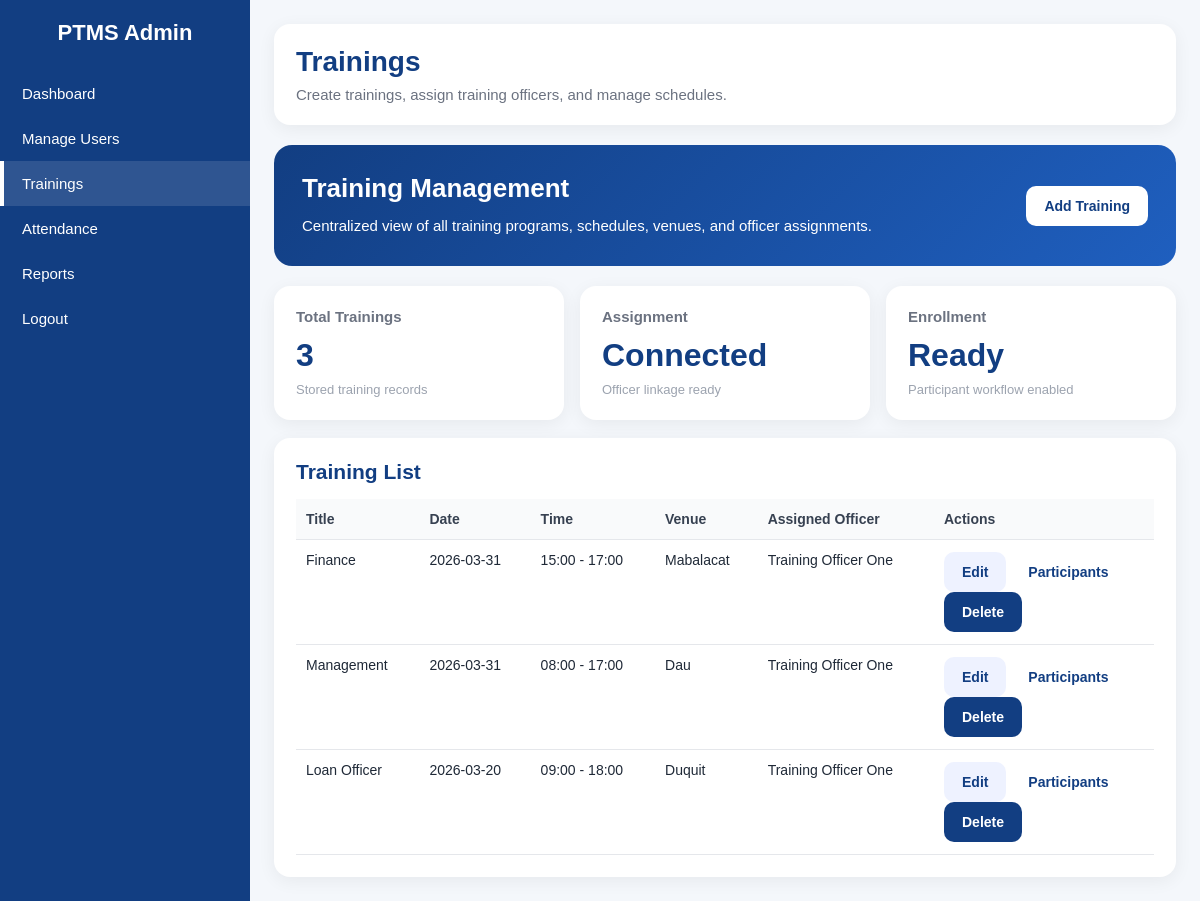
Page /modules/trainings.php (signed in) on the committed database.
### tables this page shows
CREATE TABLE `trainings` (
  `id` int(11) NOT NULL,
  `title` varchar(180) NOT NULL,
  `description` text DEFAULT NULL,
  `schedule_date` date NOT NULL,
  `start_time` time NOT NULL,
  `end_time` time NOT NULL,
  `venue` varchar(180) DEFAULT NULL,
  `trainer_user_id` int(11) DEFAULT NULL,
  `capacity` int(11) NOT NULL DEFAULT 20,
  `created_by` int(11) DEFAULT NULL,
  `created_at` timestamp NOT NULL DEFAULT current_timestamp()
);

### modules/trainings.php (the view, shortened to what this page needs)
<?php
require_once __DIR__ . '/../config/db.php';
$trainings = $conn->query("
    SELECT
        t.*,
        COALESCE(u.full_name, 'Unassigned') AS trainer_name
    FROM trainings t
    LEFT JOIN users u ON u.id = t.trainer_user_id
    ORDER BY t.schedule_date DESC, t.start_time DESC
");
$totalTrainings = 0;
$countTrainings = $conn->query("SELECT COUNT(*) AS total FROM trainings");
if ($countTrainings && $row = $countTrainings->fetch_assoc()) {
    $totalTrainings = (int)($row['total'] ?? 0);
}
include __DIR__ . '/../includes/header.php';
include __DIR__ . '/../includes/sidebar.php';
?>
<div class="topbar">
    <div class="page-title">
        <h1>Trainings</h1>
        <p>Create trainings, assign training officers, and manage schedules.</p>
    </div>
</div>
<div class="hero-panel">
    <div>
        <h2>Training Management</h2>
        <p>Centralized view of all training programs, schedules, venues, and officer assignments.</p>
    </div>
    <div class="actions">
        <button class="btn btn-primary" data-modal-target="#addTrainingModal">Add Training</button>
    </div>
</div>
<div class="grid-3">
    <div class="stat-card">
        <h3>Total Trainings</h3>
        <strong><?= $totalTrainings; ?></strong>
        <span>Stored training records</span>
    </div>
    <div class="stat-card">
        <h3>Assignment</h3>
        <strong>Connected</strong>
        <span>Officer linkage ready</span>
    </div>
    <div class="stat-card">
        <h3>Enrollment</h3>
        <strong>Ready</strong>
        <span>Participant workflow enabled</span>
    </div>
</div>
<div class="table-card section-space">
    <h2>Training List</h2>
    <div class="table-wrap">
        <table>
            <thead>
                <tr>
                    <th>Title</th>
                    <th>Date</th>
                    <th>Time</th>
                    <th>Venue</th>
                    <th>Assigned Officer</th>
                    <th style="width: 220px;">Actions</th>
                </tr>
            </thead>
            <tbody>
                <?php if ($trainings && $trainings->num_rows > 0): ?>
                    <?php while ($row = $trainings->fetch_assoc()): ?>
                        <tr>
                            <td><?= e($row['title'] ?? '—'); ?></td>
                            <td><?= e($row['schedule_date'] ?? '—'); ?></td>
                            <td><?= e(substr((string)$row['start_time'], 0, 5)); ?> - <?= e(substr((string)$row['end_time'], 0, 5)); ?></td>
                            <td><?= e($row['venue'] ?? '—'); ?></td>
                            <td><?= e($row['trainer_name'] ?? 'Unassigned'); ?></td>
                            <td>
                                <button
                                    type="button"
                                    class="btn btn-light edit-training-btn"
                                    data-modal-target="#editTrainingModal"
                                    data-id="<?= (int)$row['id']; ?>"
                                    data-title="<?= e($row['title']); ?>"
                                    data-date="<?= e($row['schedule_date']); ?>"
                                    data-start="<?= e($row['start_time']); ?>"
                                    data-end="<?= e($row['end_time']); ?>"
                                    data-venue="<?= e($row['venue']); ?>"
                                    data-trainer="<?= (int)($row['trainer_user_id'] ?? 0); ?>"
                                >
                                    Edit
                                </button>
                                <a class="btn btn-primary" href="/PTMS_CAPS/modules/training_participants.php?training_id=<?= (int)$row['id']; ?>">
                                    Participants
                                </a>
                                <form method="POST" style="display:inline-block;" onsubmit="return confirm('Delete this training?');">
                                    <button type="submit" class="btn btn-blue">Delete</button>
                                </form>
                            </td>
                        </tr>
                    <?php endwhile; ?>
                <?php else: ?>
                    <tr>
                        <td colspan="6" class="empty">No trainings found.</td>
                    </tr>
                <?php endif; ?>
            </tbody>
        </table>
    </div>
</div>
<?php include __DIR__ . '/../includes/footer.php'; ?>

### includes/header.php (style rules this page uses)
* { margin:0; padding:0; box-sizing:border-box; }
body { font-family: Arial, Helvetica, sans-serif; background:#f4f7fb; color:#1f2937; }
.topbar { background:#fff; padding:22px; border-radius:16px; box-shadow:0 4px 18px rgba(0,0,0,0.06); margin-bottom:20px; }
.page-title h1 { font-size:28px; color:#123e82; margin-bottom:8px; }
.page-title p { color:#6b7280; font-size:15px; }
.hero-panel { background:linear-gradient(135deg, #123e82, #1f5fbf); color:#fff; border-radius:18px; padding:28px; display:flex; justify-content:space-between; align-items:center; gap:20px; margin-bottom:20px; flex-wrap:wrap; }
.hero-panel h1, .hero-panel h2 { font-size:26px; margin-bottom:10px; }
.hero-panel p { font-size:15px; max-width:760px; line-height:1.6; }
.actions { display:flex; gap:12px; flex-wrap:wrap; }
.btn { display:inline-block; padding:12px 18px; border-radius:10px; text-decoration:none; font-weight:bold; font-size:14px; transition:0.3s; cursor:pointer; border:none; }
.btn-primary { background:#fff; color:#123e82; }
.btn-blue { background:#123e82; color:#fff; }
.btn-light { background:#eef2ff; color:#123e82; }
.grid-3 { display:grid; grid-template-columns:repeat(3, 1fr); gap:16px; }
.stat-card, .table-card, .content-card { background:#fff; border-radius:16px; padding:22px; box-shadow:0 4px 18px rgba(0,0,0,0.06); }
.stat-card h3 { font-size:15px; color:#6b7280; margin-bottom:12px; }
.stat-card strong { display:block; font-size:32px; color:#123e82; margin-bottom:6px; }
.stat-card span { font-size:13px; color:#9ca3af; }
.table-card h2, .content-card h2 { color:#123e82; font-size:21px; margin-bottom:15px; }
.table-wrap { overflow-x:auto; }
table { width:100%; border-collapse:collapse; }
table th, table td { padding:12px 10px; border-bottom:1px solid #e5e7eb; text-align:left; font-size:14px; vertical-align:top; }
table th { background:#f9fafb; color:#374151; }
.section-space { margin-top:18px; }

### rows in the picture
trainings: title "Finance", schedule_date "2026-03-31", start_time "15:00", end_time "17:00", venue "Mabalacat", trainer_name "Training Officer One"
trainings: title "Management", schedule_date "2026-03-31", start_time "08:00", end_time "17:00", venue "Dau", trainer_name "Training Officer One"
trainings: title "Loan Officer", schedule_date "2026-03-20", start_time "09:00", end_time "18:00", venue "Duquit", trainer_name "Training Officer One"

### other values in the picture
$totalTrainings "3"
